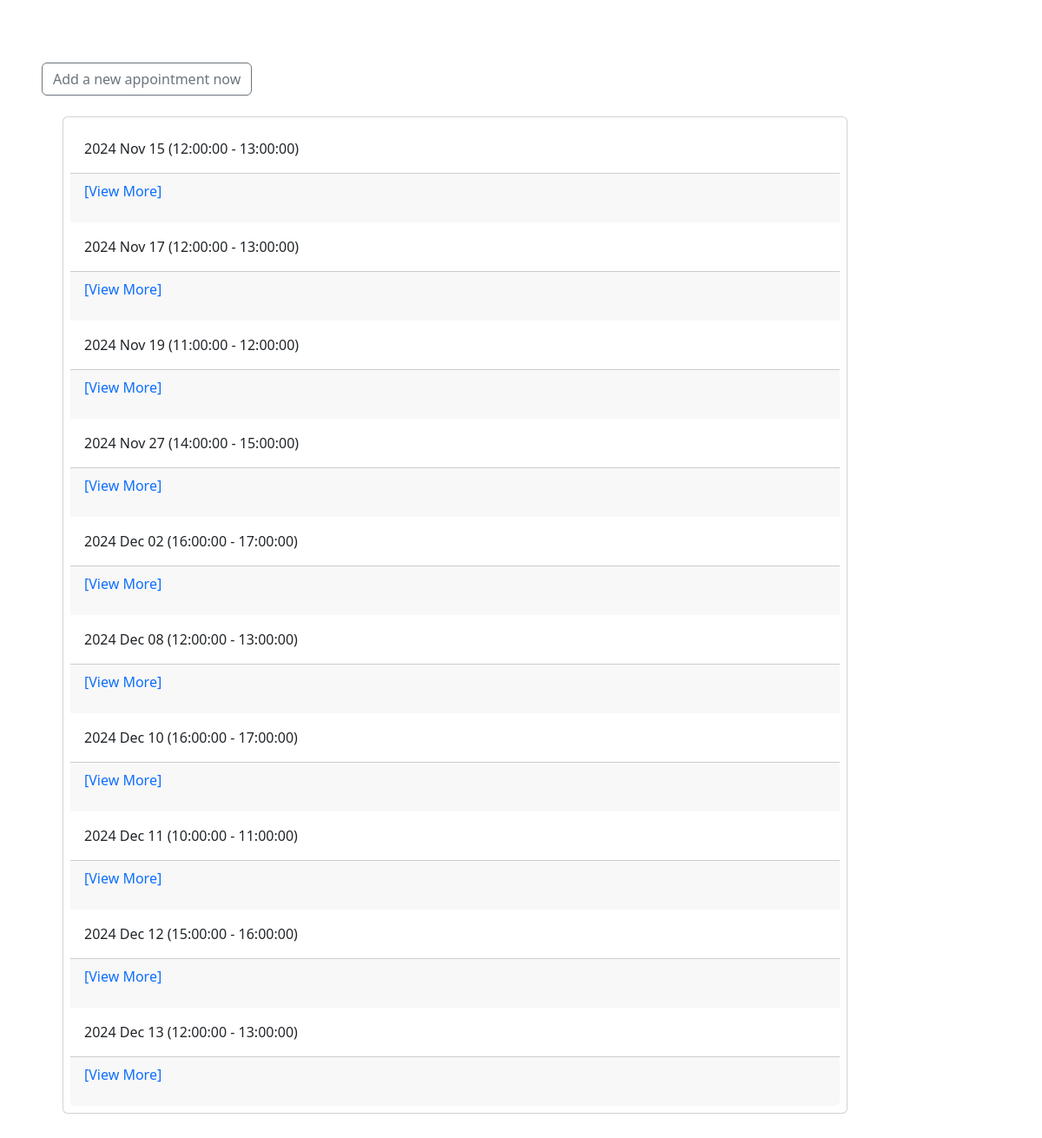
The page /appointments/ (signed in) on the database its author committed.
### appointments/models.py (models this page shows)
class Appointment(models.Model):
    date = models.DateField()
    slot = models.ForeignKey('slots.Slot', on_delete=models.CASCADE, related_name='slot')
    user = models.ForeignKey(
        settings.AUTH_USER_MODEL, on_delete=models.CASCADE, related_name='echos'
    )
    class Meta:
        unique_together = [ 'date', 'slot' ]
        ordering = [ 'date', 'slot' ]

### slots/models.py (models this page shows)
class Slot(models.Model):
    start_at = models.TimeField()
    end_at = models.TimeField()
    class Meta:
        unique_together = [ 'start_at', 'end_at' ]
        ordering = [ 'start_at', 'end_at' ]
    def __str__(self):
        return f'{self.start_at} - {self.end_at}'

### appointments/views.py (the view)
# urls.py: path('', views.appointment_list, name='appointment-list'),
@login_required
def appointment_list(request: HttpRequest) -> HttpResponse:
    appointments = Appointment.objects.filter(user=request.user)
    return render(request, 'appointments/appointment_list.html', dict(appointments=appointments))

### appointments/templates/appointments/appointment_list.html (shortened to what this page needs)
{% extends "base.html" %}
{% block main %}
  <div class="container mt-5">
    <a href="{% url 'appointments:add-appointment' %}">
      <button type="button" class="btn btn-outline-secondary w-15 ">Add a new appointment now</button>
    </a>
    <div class="card m-4 p-2">
      {% for appointment in appointments %}
      <div class="card-body">
        <p class="card-text">{{ appointment.date|date:"Y M d" }} ({{ appointment.slot }})</p>
      </div>
      <div class="card-footer text-muted">
        <p><a href="{% url 'appointments:appointment-detail' appointment.pk %}" class="text-decoration-none">
          [View More]
        </a></p>
      </div>
      {% empty %}
      <div class="text-center">
        <h4>There are no appointments right now</h4>
      </div>
      {% endfor %}
    </div>
  </div>
{% endblock main %}

### shared/templates/base.html (shortened to what this page needs)
<!DOCTYPE html>
<html lang="en">
<head>
  <link href="https://cdn.jsdelivr.net/npm/bootstrap@5.3.3/dist/css/bootstrap.min.css" rel="stylesheet">
</head>
<body>
  <main class="container-fluid m-4">
    <div class="row">
      <div class="col-10">
        {% block main %} {% endblock main %}
      </div>
    </div>
  </main>
</body>
</html>

### rows shown on the page
Appointment: date "2024 Nov 15", slot "12:00:00 - 13:00:00"
Appointment: date "2024 Nov 17", slot "12:00:00 - 13:00:00"
Appointment: date "2024 Nov 19", slot "11:00:00 - 12:00:00"
Appointment: date "2024 Nov 27", slot "14:00:00 - 15:00:00"
Appointment: date "2024 Dec 02", slot "16:00:00 - 17:00:00"
Appointment: date "2024 Dec 08", slot "12:00:00 - 13:00:00"
Appointment: date "2024 Dec 10", slot "16:00:00 - 17:00:00"
Appointment: date "2024 Dec 11", slot "10:00:00 - 11:00:00"
Appointment: date "2024 Dec 12", slot "15:00:00 - 16:00:00"
Appointment: date "2024 Dec 13", slot "12:00:00 - 13:00:00"
